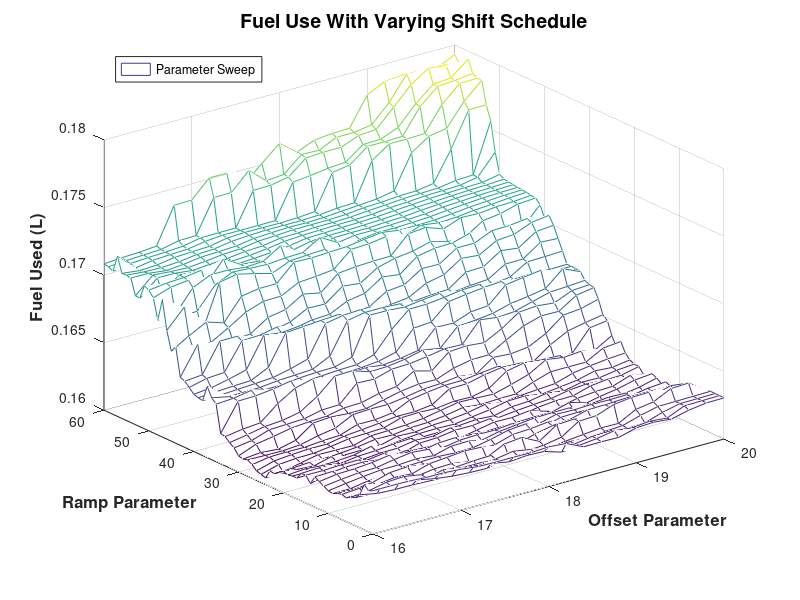

Here is the MATLAB script that generated this plot: (Note: this script raises an error after producing the figure.)
% Copyright 2013-2019 MathWorks, Inc.
% PLOT DATA FROM PARAMETER SWEEP
load FuelUsedSweep2D_AbsRea_1281
rc = FuelUsedSweep2D_AbsRea_1281.rampconst;
mgd = FuelUsedSweep2D_AbsRea_1281.mingeardiff;
FU_SET = FuelUsedSweep2D_AbsRea_1281.FuelUsedSET;
[rc_array, mgd_array] = meshgrid(rc,mgd);
fuelUse_h=figure;
clf
set(fuelUse_h,'Position',[8   227   445   419]);
%surf(mgd_array,rc_array,FU_SET);
mesh(mgd_array,rc_array,FU_SET);
title('Fuel Use With Varying Shift Schedule','FontWeight','Bold','FontSize',14);
xlabel('Offset Parameter','FontWeight','Bold','FontSize',12);
ylabel('Ramp Parameter','FontWeight','Bold','FontSize',12);
zlabel('Fuel Used (L)','FontWeight','Bold','FontSize',12);
legend('Parameter Sweep','Location','NorthWest');

% PLOT INITIAL SHIFT MAP
[Upshift_Speeds, Downshift_Speeds, Pedal_Positions] = Calc_Shift_Map_RO(rampconst0,mingeardiff0);
map_h=figure;
clf
set(map_h,'Position',[468   226   560   420]);
Plot_Gear_Shift_Schedule(Pedal_Positions,Upshift_Speeds,Downshift_Speeds);
set(gca,'XLim',[0 120]);
